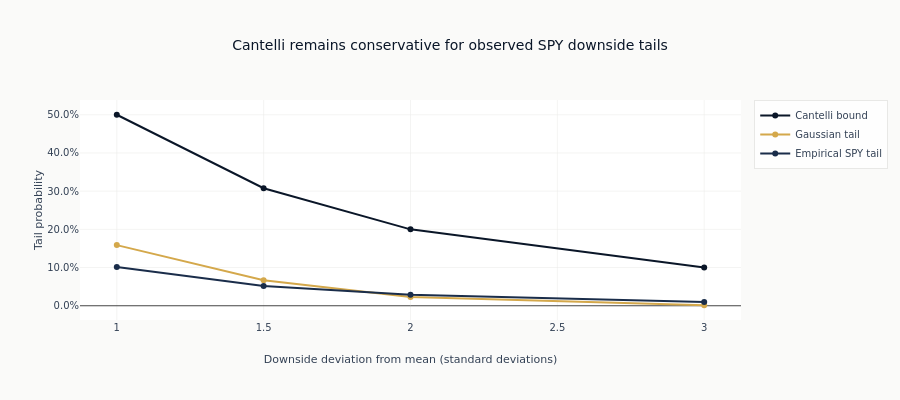

The cell this chart's notebook holds for it:
### Markdown cell above
## 3.1 Cantelli Inequality: Distribution-Free Tail Bound

The Cantelli (one-sided Chebyshev) inequality provides a worst-case tail probability
requiring only finite mean and variance - no distributional assumptions:

$$P(X - \mu \geq k\sigma) \leq \frac{1}{1 + k^2}$$

This is much weaker than Gaussian bounds but applies to *any* distribution, making it
useful as a conservative stress benchmark when distribution assumptions are suspect.

### Code cell
k_values = [1.0, 1.5, 2.0, 3.0]
standardized_losses = (np.mean(returns) - returns) / np.std(returns)
cantelli_df = pl.DataFrame(
    {
        "k": k_values,
        "cantelli_bound": [1.0 / (1.0 + k**2) for k in k_values],
        "gaussian_tail": [1.0 - stats.norm.cdf(k) for k in k_values],
        "empirical_spy_tail": [np.mean(standardized_losses >= k) for k in k_values],
    }
).with_columns(pl.exclude("k").round(4))

fig = go.Figure()
for column, label in [
    ("cantelli_bound", "Cantelli bound"),
    ("gaussian_tail", "Gaussian tail"),
    ("empirical_spy_tail", "Empirical SPY tail"),
]:
    fig.add_trace(go.Scatter(x=k_values, y=cantelli_df[column], mode="lines+markers", name=label))
fig.update_layout(
    title="Cantelli remains conservative for observed SPY downside tails",
    xaxis_title="Downside deviation from mean (standard deviations)",
    yaxis_title="Tail probability",
    yaxis_tickformat=".1%",
    height=400,
)
fig.show()

### Figure 1 — Plotly figure (JSON) as saved in the notebook; plotly's stock layout.template omitted (floating-point values rounded to 4 significant figures)
{"data": [{"mode": "lines+markers", "name": "Cantelli bound", "type": "scatter", "x": [1.0, 1.5, 2.0, 3.0], "y": [0.5, 0.3077, 0.2, 0.1]}, {"mode": "lines+markers", "name": "Gaussian tail", "type": "scatter", "x": [1.0, 1.5, 2.0, 3.0], "y": [0.1587, 0.0668, 0.0228, 0.0013]}, {"mode": "lines+markers", "name": "Empirical SPY tail", "type": "scatter", "x": [1.0, 1.5, 2.0, 3.0], "y": [0.1017, 0.0519, 0.0285, 0.0096]}], "layout": {"height": 400, "title": {"text": "Cantelli remains conservative for observed SPY downside tails"}, "xaxis": {"title": {"text": "Downside deviation from mean (standard deviations)"}}, "yaxis": {"tickformat": ".1%", "title": {"text": "Tail probability"}}}}
